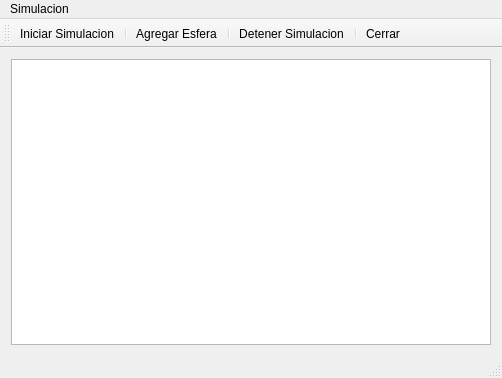
<?xml version="1.0" encoding="UTF-8"?>
<ui version="4.0">
 <class>MainWindow</class>
 <widget class="QMainWindow" name="MainWindow">
  <property name="geometry">
   <rect>
    <x>0</x>
    <y>0</y>
    <width>502</width>
    <height>378</height>
   </rect>
  </property>
  <property name="windowTitle">
   <string>Practica 6</string>
  </property>
  <property name="windowIcon">
   <iconset resource="iconos.qrc">
    <normaloff>:/iconfinder_Grey_ball_132046.png</normaloff>:/iconfinder_Grey_ball_132046.png</iconset>
  </property>
  <widget class="QWidget" name="centralWidget">
   <layout class="QGridLayout" name="gridLayout">
    <item row="0" column="0">
     <layout class="QGridLayout" name="gridLayout_2">
      <item row="1" column="0">
       <widget class="QGraphicsView" name="graphicsView"/>
      </item>
     </layout>
    </item>
   </layout>
  </widget>
  <widget class="QMenuBar" name="menuBar">
   <property name="geometry">
    <rect>
     <x>0</x>
     <y>0</y>
     <width>502</width>
     <height>20</height>
    </rect>
   </property>
   <widget class="QMenu" name="menuSimulacion">
    <property name="title">
     <string>Simulacion</string>
    </property>
    <addaction name="actionIniciar_Simulacion"/>
    <addaction name="actionAgregar_Esfera"/>
    <addaction name="actionDetener_Simulacion"/>
    <addaction name="actionCerrar"/>
   </widget>
   <addaction name="menuSimulacion"/>
  </widget>
  <widget class="QToolBar" name="mainToolBar">
   <attribute name="toolBarArea">
    <enum>TopToolBarArea</enum>
   </attribute>
   <attribute name="toolBarBreak">
    <bool>false</bool>
   </attribute>
   <addaction name="actionIniciar_Simulacion"/>
   <addaction name="separator"/>
   <addaction name="actionAgregar_Esfera"/>
   <addaction name="separator"/>
   <addaction name="actionDetener_Simulacion"/>
   <addaction name="separator"/>
   <addaction name="actionCerrar"/>
  </widget>
  <widget class="QStatusBar" name="statusBar"/>
  <action name="actionAgregar_Esfera">
   <property name="icon">
    <iconset resource="iconos.qrc">
     <normaloff>:/agregar.png</normaloff>:/agregar.png</iconset>
   </property>
   <property name="text">
    <string>Agregar Esfera</string>
   </property>
   <property name="shortcut">
    <string>Ctrl+S</string>
   </property>
  </action>
  <action name="actionDetener_Simulacion">
   <property name="icon">
    <iconset resource="iconos.qrc">
     <normaloff>:/detener.png</normaloff>:/detener.png</iconset>
   </property>
   <property name="text">
    <string>Detener Simulacion</string>
   </property>
   <property name="shortcut">
    <string>Ctrl+D</string>
   </property>
  </action>
  <action name="actionIniciar_Simulacion">
   <property name="icon">
    <iconset resource="iconos.qrc">
     <normaloff>:/iniciar.png</normaloff>:/iniciar.png</iconset>
   </property>
   <property name="text">
    <string>Iniciar Simulacion</string>
   </property>
   <property name="shortcut">
    <string>Ctrl+A</string>
   </property>
  </action>
  <action name="actionCerrar">
   <property name="icon">
    <iconset resource="iconos.qrc">
     <normaloff>:/cerrar.png</normaloff>:/cerrar.png</iconset>
   </property>
   <property name="text">
    <string>Cerrar</string>
   </property>
   <property name="shortcut">
    <string>Ctrl+F</string>
   </property>
  </action>
 </widget>
 <layoutdefault spacing="6" margin="11"/>
 <resources>
  <include location="iconos.qrc"/>
 </resources>
 <connections/>
</ui>
